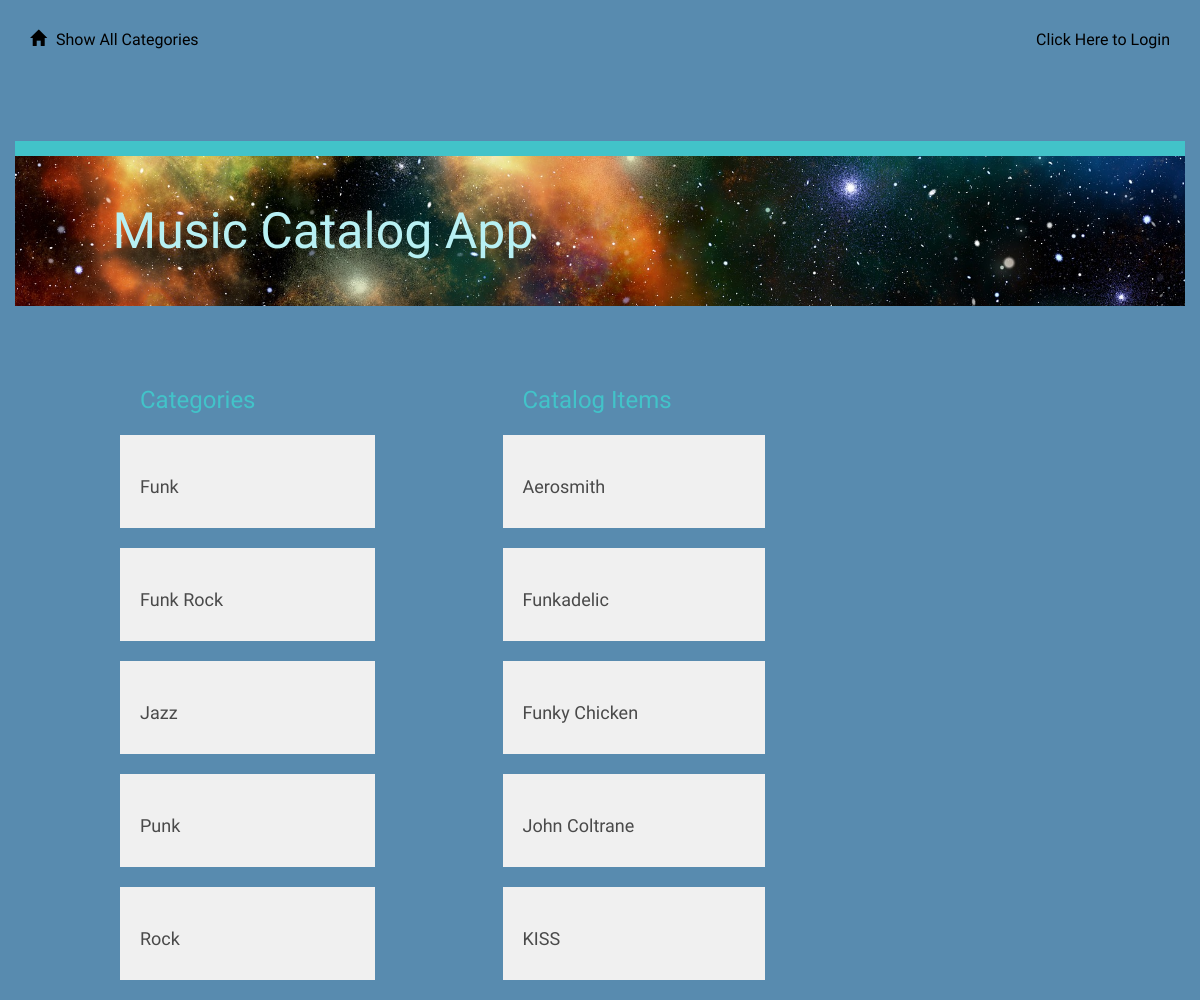
The app's page /catalog, older data.
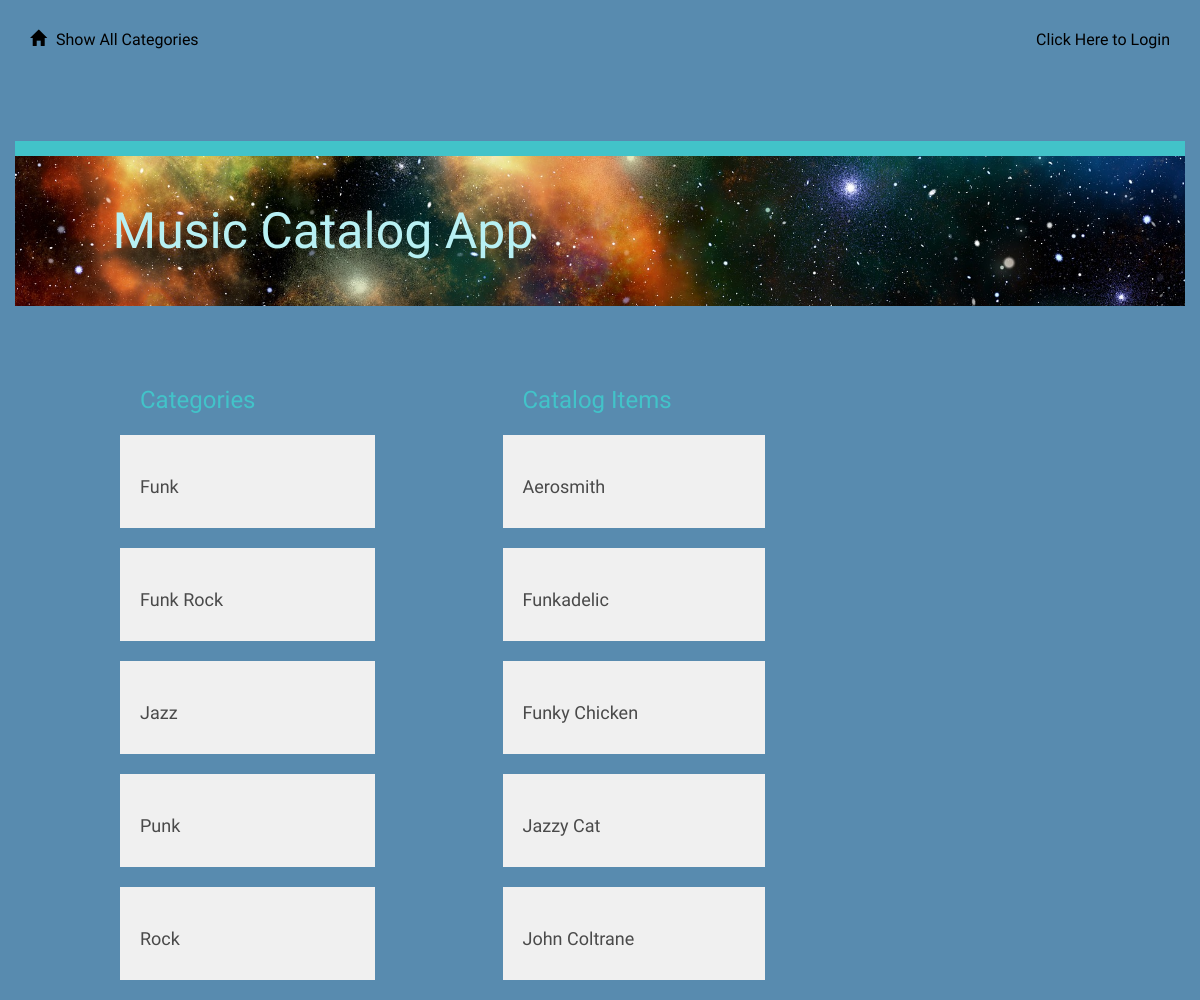
The same page, newer data.
### models.py (models this page shows, shortened)
class Category(Base):
    __tablename__ = 'category'
    id = Column(Integer, primary_key=True)
    name = Column(String(250), nullable=False)
    user_id = Column(Integer, ForeignKey('user.id'))
    user = relationship(User)

class CatalogItem(Base):
    __tablename__ = 'catalog_item'
    name = Column(String(80), nullable=False)
    id = Column(Integer, primary_key=True)
    description = Column(String(1000))
    category_id = Column(Integer, ForeignKey('category.id'))
    category = relationship(Category)
    user_id = Column(Integer, ForeignKey('user.id'))
    user = relationship(User)

### application.py (the view)
@app.route('/')
@app.route('/catalog')
def showCatalog():
    categories = session.query(Category).order_by(asc(Category.name))
    items = session.query(CatalogItem).order_by(asc(CatalogItem.name)).limit(5)
    return render_template('categories.html', categories=categories, items=items)

### templates/categories.html (shortened to what this page needs)
{% extends "main.html" %}
{% block content %}
{% include "header.html" %}
	<div class="row top-menu">
		<div class="col-md-10"></div>
		<div class="col-md-2 text-right">
					</div>
	</div>
	<div class="row divider blue">
		<div class="col-md-12"></div>
	</div>
	<div class="row banner main">
		<div class="col-md-1"></div>
		<div class="col-md-11 padding-none">
			<h1>Music Catalog App</h1>
		</div>
	</div>
	<div class="row padding-top padding-bottom"></div>
	<div class="col-md-1"></div>
	<div class="col-md-3">
		<h2>Categories</h2>
		{% for category in categories %}
			<a href = "{{url_for('showItemsInCategory', category = category.name)}}">
				<div class="category-list">
					<h3>{{category.name}}</h3>
				</div>
			</a>
		{% endfor %}
	</div>
    {% if items !=[] %}
		<div class="row">
			<div class="col-md-1"></div>
			<div class="col-md-3">
				<h2>Catalog Items</h2>
					{% for i in items %}
						<div class="catalog-item">
							<a href='{{url_for('viewCatalogItem', category=i.category.name, item=i.name )}}'>
                                <h3>{{i.name}}</h3>
                            </a>
						</div>
					{% endfor %}
			</div>
		</div>
	{% endif %}
{% endblock %}

Row changes from the older to the newer data that the page shows:
no longer on this page (row unchanged): CatalogItem: name "KISS"
added CatalogItem: name "Jazzy Cat"
